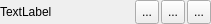
<?xml version="1.0" encoding="UTF-8"?>
<ui version="4.0">
 <class>DDEMpris2ItemWidget</class>
 <widget class="QWidget" name="DDEMpris2ItemWidget">
  <property name="geometry">
   <rect>
    <x>0</x>
    <y>0</y>
    <width>211</width>
    <height>24</height>
   </rect>
  </property>
  <property name="windowTitle">
   <string>Form</string>
  </property>
  <layout class="QHBoxLayout" name="horizontalLayout_2">
   <property name="leftMargin">
    <number>0</number>
   </property>
   <property name="topMargin">
    <number>0</number>
   </property>
   <property name="rightMargin">
    <number>0</number>
   </property>
   <property name="bottomMargin">
    <number>0</number>
   </property>
   <item>
    <widget class="ScrollLabel" name="label">
     <property name="text">
      <string>TextLabel</string>
     </property>
    </widget>
   </item>
   <item>
    <widget class="QWidget" name="widget" native="true">
     <property name="sizePolicy">
      <sizepolicy hsizetype="Fixed" vsizetype="Preferred">
       <horstretch>0</horstretch>
       <verstretch>0</verstretch>
      </sizepolicy>
     </property>
     <layout class="QHBoxLayout" name="horizontalLayout">
      <property name="spacing">
       <number>2</number>
      </property>
      <property name="leftMargin">
       <number>0</number>
      </property>
      <property name="topMargin">
       <number>0</number>
      </property>
      <property name="rightMargin">
       <number>0</number>
      </property>
      <property name="bottomMargin">
       <number>0</number>
      </property>
      <item>
       <widget class="QToolButton" name="prevButton">
        <property name="maximumSize">
         <size>
          <width>24</width>
          <height>24</height>
         </size>
        </property>
        <property name="text">
         <string>...</string>
        </property>
       </widget>
      </item>
      <item>
       <widget class="QToolButton" name="playPauseButton">
        <property name="maximumSize">
         <size>
          <width>24</width>
          <height>24</height>
         </size>
        </property>
        <property name="text">
         <string>...</string>
        </property>
       </widget>
      </item>
      <item>
       <widget class="QToolButton" name="nextButton">
        <property name="maximumSize">
         <size>
          <width>24</width>
          <height>24</height>
         </size>
        </property>
        <property name="text">
         <string>...</string>
        </property>
       </widget>
      </item>
     </layout>
    </widget>
   </item>
  </layout>
 </widget>
 <customwidgets>
  <customwidget>
   <class>ScrollLabel</class>
   <extends>QLabel</extends>
   <header>ScrollLabel.h</header>
  </customwidget>
 </customwidgets>
 <resources/>
 <connections/>
</ui>
